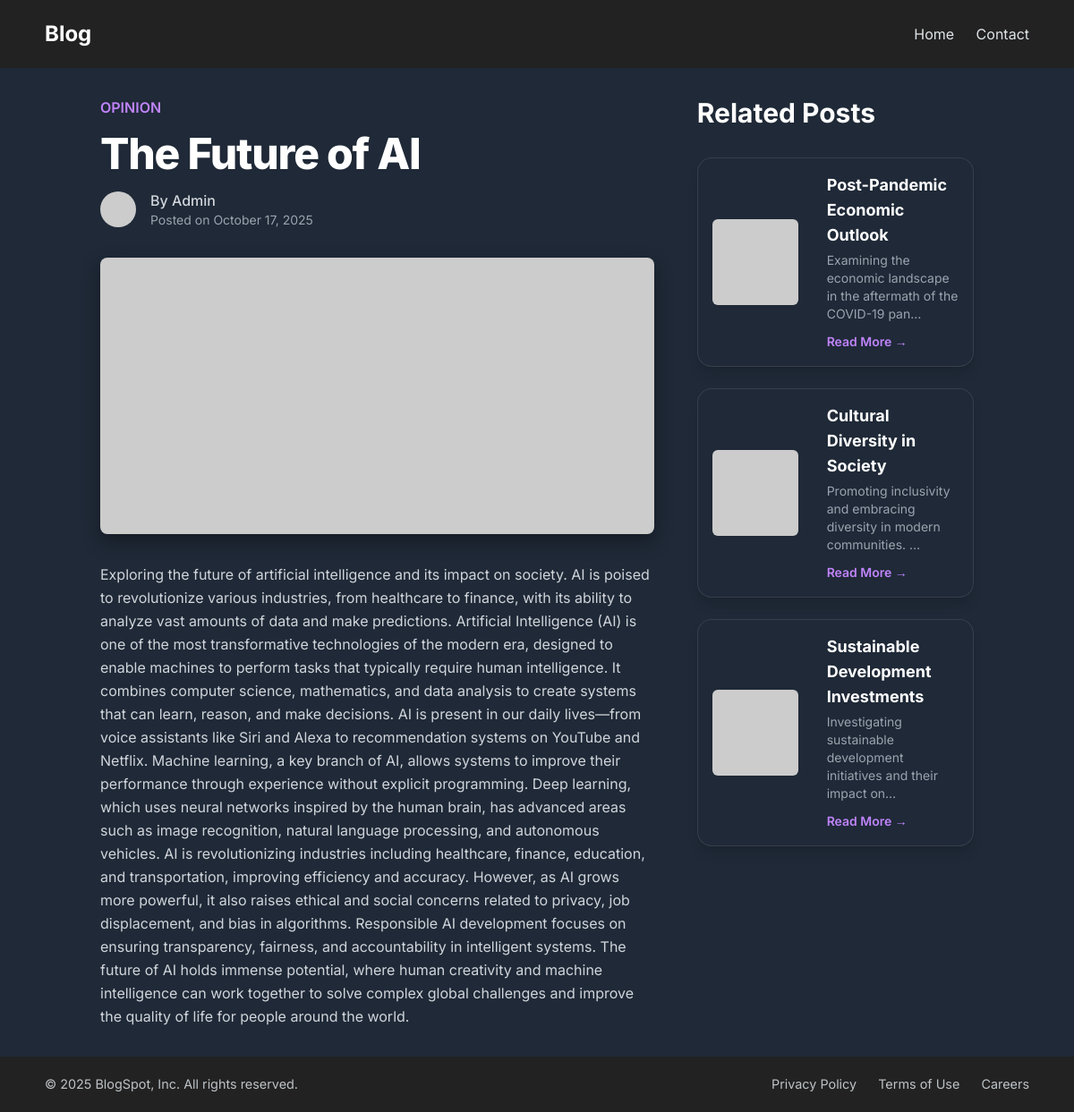
Page /post/the-future-of-ai on the committed database.
### blog/models.py (models this page shows, shortened)
class Post(models.Model):
    id = models.AutoField(primary_key=True)
    title = models.CharField(max_length=200)
    content = models.TextField()
    category = models.ForeignKey(Category, on_delete=models.CASCADE)
    img_url = models.URLField(blank=True, null=True, default='https://placehold.co/600x400/1F2937/FFFFFF?text=Image')
    author_avatar_url = models.URLField(blank=True, null=True)
    date_posted = models.DateTimeField(auto_now_add=True)
    slug = models.SlugField(unique=True)

class Category(models.Model):
    id = models.AutoField(primary_key=True)
    name = models.CharField(max_length=100)

### blog/views.py (the view)
# urls.py: path("post/<slug:slug>", views.post_detail, name="detail" ), #This path direct to the detail.html
def post_detail(request, slug):
    try:
        post = Post.objects.get(slug=slug)
        related_posts = Post.objects.filter(category=post.category).exclude(pk=post.pk)[:3]
    except Post.DoesNotExist:
        raise Http404("Post does not exist")
    return render(request, 'detail.html', {'post': post, 'related_posts': related_posts})

### blog/Templates/detail.html (shortened to what this page needs)
{% extends 'base.html' %}
{% block content %}
<script src="https://cdn.tailwindcss.com"></script>
<main class="container mx-auto px-6 py-8 flex-grow">
    <div class="flex flex-col lg:flex-row lg:gap-12">
        <article class="w-full lg:w-2/3">
            <header class="mb-8">
                {% if post.category %}
                    <p class="text-purple-400 font-semibold">{{post.category.name |upper }}</p>
                {% endif %}
                <h1 class="text-4xl md:text-5xl font-extrabold text-white tracking-tight my-4">
                    {{ post.title }}
                </h1>
                <div class="flex items-center text-gray-400">
                    <img class="w-10 h-10 rounded-full mr-4"
                         src="{{ post.author_avatar_url|default:'https://placehold.co/100x100/1F2937/FFFFFF?text=A' }}"
                         alt="{{ post.author|default:'Author' }}">
                    <div>
                        <p class="font-medium text-gray-300">By {{ post.author|default:"Admin" }}</p>
                        <p class="text-sm">Posted on {{ post.date_posted|date:"F j, Y" }}</p>
                    </div>
                </div>
            </header>
            {% if post.img_url %}
            <div class="detail-hero mb-8">
                <img class="w-full h-auto max-h-[600px] object-cover" src="{{ post.img_url }}" alt="{{ post.title }}">
            </div>
            {% endif %}
            <div class="prose prose-lg max-w-none text-gray-300 leading-relaxed">
                {{ post.content|safe }}
            </div>
        </article>
        <aside class="w-full lg:w-1/3 mt-12 lg:mt-0">
            <div class="sticky top-8">
                <h2 class="text-3xl font-bold text-white mb-8 text-left">Related Posts</h2>
                <div class="flex flex-col gap-6">
                        {% if related_posts %}
                            {% for related in related_posts %}
                                <div class="post-card h-auto w-auto bg-gray-900 rounded-lg overflow-hidden shadow-lg flex items-center">
                                    <img class="related-img w-32 h-32 object-cover flex-shrink-0 mx-4 my-4"
                                        src="{{ related.img_url|default:'https://placehold.co/400x400/1F2937/FFFFFF?text=No+Image' }}"
                                        alt="{{ related.title }}">
                                    <div class="p-4">
                                        <h3 class="text-lg font-bold text-white mb-1">{{ related.title|truncatechars:50 }}</h3>
                                        <p class="text-gray-400 text-sm mb-2">{{ related.content|truncatechars:70 }}</p>
                                        <a href="{% url 'blog:detail' slug=related.slug %}" class="text-purple-400 hover:text-purple-300 font-semibold text-sm">
                                            Read More &rarr;
                                        </a>
                                    </div>
                                </div>
                            {% endfor %}
                        {% else %}
                            <p class="text-gray-400">No related posts found.</p>
                        {% endif %}
                </div>
            </div>
        </aside>
    </div>
</main>
{% endblock %}

### blog/Templates/base.html (shortened to what this page needs)
{% load static %}
<!DOCTYPE html>
<html lang="en">
<head>
</head>
<body>
     {% include 'blog/includes/header.html' %}
     {% block content %}
     {% endblock  %}
    {% include 'blog/includes/footer.html' %}
</body>
</html>

### blog/Templates/blog/includes/header.html (shortened to what this page needs)
<header class="blog-header">
    <div class="logo">Blog</div>
    <nav class="nav">
        <a href=" ">Home</a>
        <a href="contact">Contact</a>
    </nav>
</header>

### blog/Templates/blog/includes/footer.html
<footer class="blog-footer">
    <div class="footer-copyright">
        &copy; 2025 BlogSpot, Inc. All rights reserved.
    </div>
    <nav class="footer-nav">
        <a href="#">Privacy Policy</a>
        <a href="#">Terms of Use</a>
        <a href="#">Careers</a>
    </nav>
</footer>

### blog/Templates/blog/includes/header.html (style rules this page uses)
body { background-color: #1F2937; font-family: 'Inter', Arial, sans-serif; color: #ffffff; margin: 0; padding: 0; min-height: 100vh; display: flex; flex-direction: column; }
.blog-header { background-color: #222; color: white; padding: 20px 50px; display: flex; justify-content: space-between; align-items: center; }
.blog-header .logo { font-size: 1.5rem; font-weight: bold; }
.blog-header .nav a { color: #dfe5e8ff; text-decoration: none; margin-left: 20px; font-size: 1rem; transition: color 0.3s; }
.blog-footer { background-color: #222; color: #bdc3c7; padding: 20px 50px; font-size: 0.9rem; display: flex; justify-content: space-between; align-items: center; }
.footer-nav a { color: #bdc3c7; text-decoration: none; margin-left: 20px; transition: color 0.3s; }

### blog/Templates/detail.html (style rules this page uses)
body { font-family: 'Inter', sans-serif; }
.post-card { background-color: #1f2937; transition: transform 0.3s ease, box-shadow 0.3s ease, border-color 0.3s ease; border: 1px solid rgba(255, 255, 255, 0.1); border-radius: 1rem; overflow: hidden; }
.prose { color: #D1D5DB; }
.detail-hero { border-radius: 0.5rem; overflow: hidden; box-shadow: 0 8px 20px rgba(0,0,0,0.35); }
.related-img { width: 96px; height: 96px; object-fit: cover; border-radius: 0.375rem; }

### rows in the picture
Post: category.name "OPINION", title "The Future of AI", date_posted "October 17, 2025", content "Exploring the future of artificial intelligence and its impact on society. AI is poised to revolutionize various industries, from healthcare to finance, with its ability to analyze vast amounts of data and make predictions. Artificial Intelligence (AI) is one of the most transformative technologies of the modern era, designed to enable machines to perform tasks that typically require human intelligence. It combines computer science, mathematics, and data analysis to create systems that can learn, reason, and make decisions. AI is present in our daily lives—from voice assistants like Siri and Alexa to recommendation systems on YouTube and Netflix. Machine learning, a key branch of AI, allows…"
Post: title "Post-Pandemic Economic Outlook", content "Examining the economic landscape in the aftermath of the COVID-19 pan…"
Post: title "Cultural Diversity in Society", content "Promoting inclusivity and embracing diversity in modern communities. …"
Post: title "Sustainable Development Investments", content "Investigating sustainable development initiatives and their impact on…"

### other values in the picture
{{ post.author|default:"Admin" }} "Admin"
